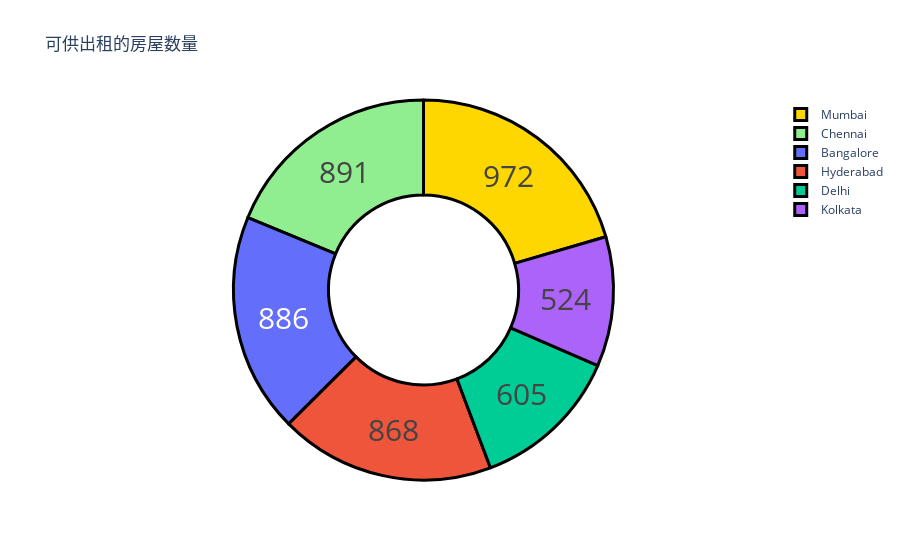

Notebook cell for this chart:
### Markdown cell above
现在我们根据数据集来看看不同城市可供出租的房屋数量：

### Code cell
cities = data["City"].value_counts()
print(cities)
label = cities.index
print(label)
counts = cities.values
print(counts)
colors = ['gold','lightgreen']
fig = go.Figure(data=[go.Pie(labels=label,values=counts,hole=0.5)])
fig.update_layout(title_text="可供出租的房屋数量")
fig.update_traces(hoverinfo='label+percent',textinfo='value',textfont_size=30,
                  marker=dict(colors=colors,line=dict(color='black',width=3)))

fig.show()

### Figure 1 — Plotly figure (JSON) as saved in the notebook; plotly's stock layout.template omitted (floating-point values rounded to 4 significant figures)
{"data": [{"hole": 0.5, "hoverinfo": "label+percent", "labels": ["Mumbai", "Chennai", "Bangalore", "Hyderabad", "Delhi", "Kolkata"], "marker": {"colors": ["gold", "lightgreen"], "line": {"color": "black", "width": 3}}, "textfont": {"size": 30}, "textinfo": "value", "type": "pie", "values": [972, 891, 886, 868, 605, 524]}], "layout": {"title": {"text": "可供出租的房屋数量"}}}
